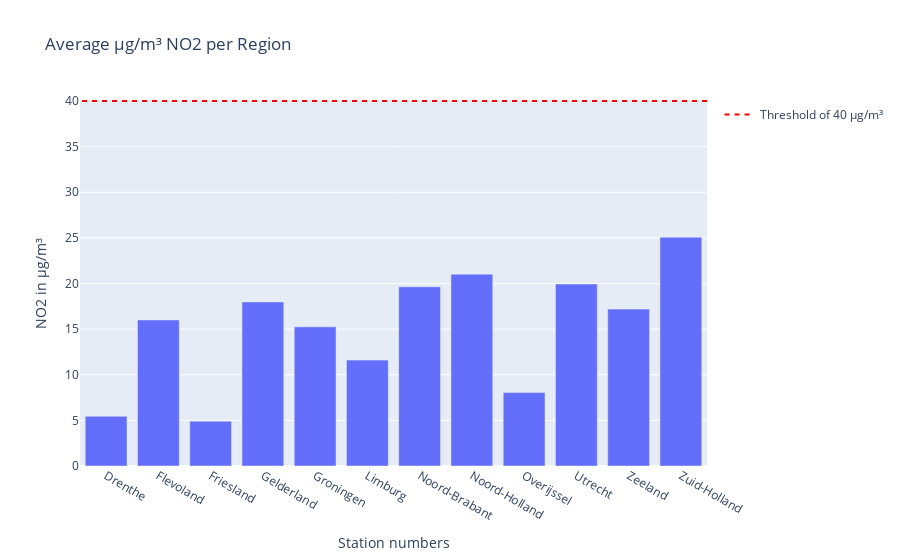

The notebook cell this image was saved under:
### Code cell
import plotly.express as px
import plotly.graph_objects as go

pv = ['Groningen', 'Friesland', 'Drenthe', 'Overijssel', 'Gelderland', 'Flevoland',
      'Utrecht', 'Noord-Holland', 'Zuid-Holland', 'Noord-Brabant', 'Limburg', 'Zeeland' ]

pv_mean = meanprovince[meanprovince['RegioS'].isin(pv)]
bar = px.bar(meanprovince, x='RegioS' , y= dfposts_NO2.groupby('RegioS')['value'].mean(), title='Average µg/m³ NO2 per Region')
bar.update_layout(yaxis_title='NO2 in µg/m³', xaxis_title= "Station numbers", barmode='group') 
#bar.add_shape(type='line', y0=40, y1=40, xref='paper', x0=0, x1=1, line_color='red')
bar.add_shape(
    legendrank=1,
    showlegend=True,
    type="line",
    xref="paper",
    line=dict(dash="5px", color='red'),
    x0=1,
    x1=0,
    y0=40,
    y1=40,
    name='Threshold of 40 µg/m³'
)

bar.show()

### Figure 1 — Plotly figure (JSON) as saved in the notebook; plotly's stock layout.template omitted (floating-point values rounded to 4 significant figures)
{"data": [{"hovertemplate": "RegioS=%{x}<br>value=%{y}<extra></extra>", "legendgroup": "", "marker": {"color": "#636efa", "pattern": {"shape": ""}}, "name": "", "orientation": "v", "showlegend": false, "textposition": "auto", "type": "bar", "x": ["Drenthe", "Flevoland", "Friesland", "Gelderland", "Groningen", "Limburg", "Noord-Brabant", "Noord-Holland", "Overijssel", "Utrecht", "Zeeland", "Zuid-Holland"], "xaxis": "x", "y": [5.447, 16.01, 4.916, 17.98, 15.25, 11.61, 19.64, 21.02, 8.046, 19.95, 17.19, 25.08], "yaxis": "y"}], "layout": {"barmode": "group", "legend": {"tracegroupgap": 0}, "shapes": [{"legendrank": 1, "line": {"color": "red", "dash": "5px"}, "name": "Threshold of 40 µg/m³", "showlegend": true, "type": "line", "x0": 1, "x1": 0, "xref": "paper", "y0": 40, "y1": 40}], "title": {"text": "Average µg/m³ NO2 per Region"}, "xaxis": {"anchor": "y", "domain": [0, 1], "title": {"text": "Station numbers"}}, "yaxis": {"anchor": "x", "domain": [0, 1], "title": {"text": "NO2 in µg/m³"}}}}
